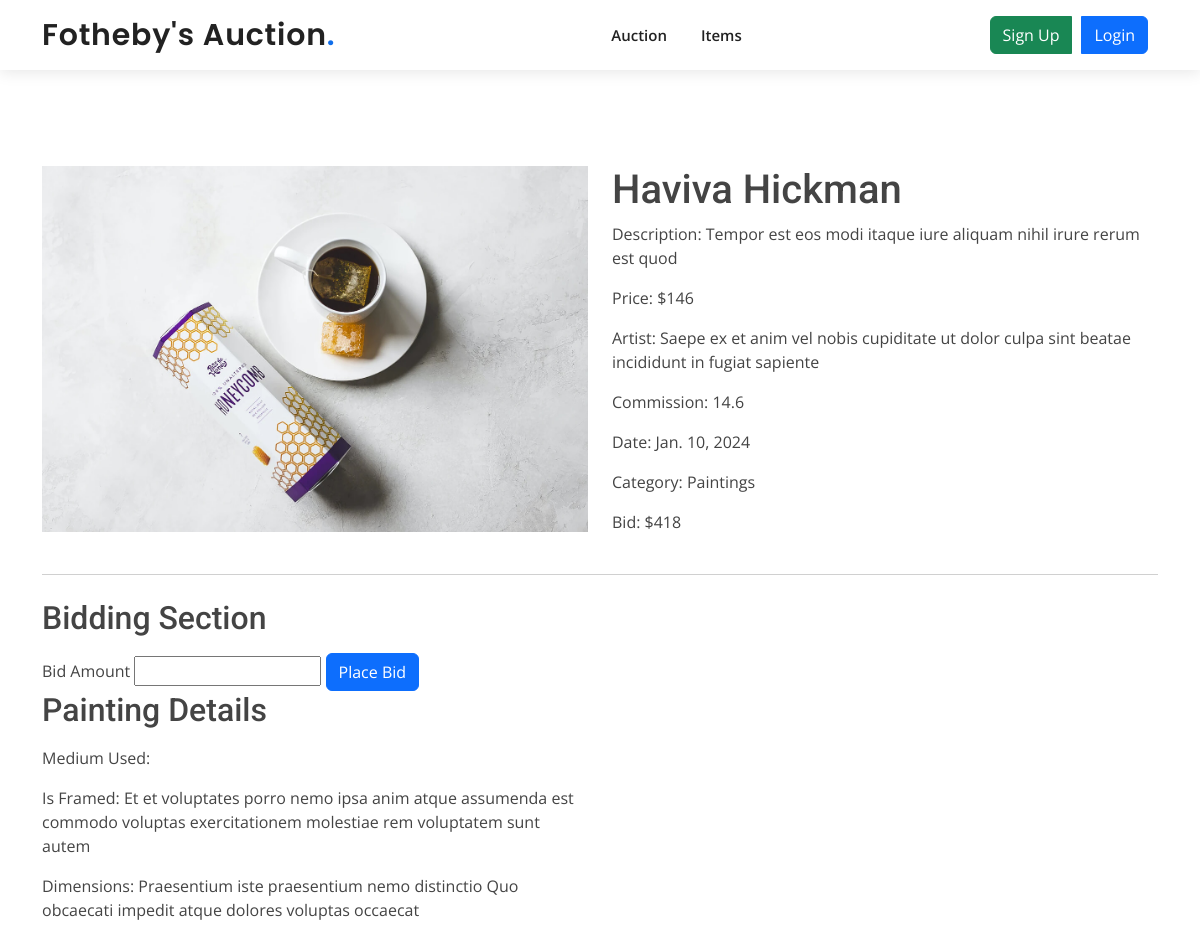
Page /item_view/16/ on the committed database.
### main/models.py (models this page shows, shortened)
class Item(models.Model):
    user = models.ForeignKey(settings.AUTH_USER_MODEL, on_delete=models.CASCADE, default=0)
    name = models.CharField(max_length=255)
    description = models.CharField(max_length=255)
    image = models.ImageField(upload_to='item_images/')
    price = models.CharField(max_length=255)
    artist = models.CharField(max_length=255)
    commission = models.CharField(max_length=255)
    date = models.DateField(null=True, blank=True)
    category = models.ForeignKey(Category, on_delete=models.CASCADE)
    drawing_medium = models.CharField(max_length=255, null=True, blank=True)
    dimensions = models.CharField(max_length=255, null=True, blank=True)
    material_used = models.CharField(max_length=255, null=True, blank=True)
    weight = models.CharField(max_length=255, null=True, blank=True)
    framed = models.CharField(max_length=255, null=True, blank=True)
    image_type = models.CharField(max_length=255, null=True, blank=True)

class Category(models.Model):
    name = models.CharField(max_length=255)

class Bid(models.Model):
    user = models.ForeignKey(settings.AUTH_USER_MODEL, on_delete=models.CASCADE, default=1)
    item_id = models.ForeignKey(Item, on_delete=models.CASCADE)
    bid_amount = models.IntegerField()
    STATUS_CHOICES = [
            ('pending', 'Pending'),
            ('sold', 'Sold'),
    ]
    status = models.CharField(max_length=50, choices=STATUS_CHOICES, default='pending')

### main/views.py (the view)
# urls.py: path('item_view/<int:myid>/', views.item_view, name='item_view'),
def item_view(request, myid):
    item = get_object_or_404(Item, id=myid)
    bids = Bid.objects.filter(item_id=item).order_by('-bid_amount')
    context = {'item': item, 'bids': bids}
    return render(request, 'item_view.html', context)

### templates/item_view.html (shortened to what this page needs)
{% extends 'index.html' %}
{% block boody %}
<div class="container mt-5">
    <div class="row">
        <div class="col-md-6">
            <img src="{{ item.image.url }}" class="img-fluid" alt="{{ item.name }}">
        </div>
        <div class="col-md-6">
            <h1>{{ item.name }}</h1>
            <p>Description: {{ item.description }}</p>
            <p>Price: ${{ item.price }}</p>
            <p>Artist: {{ item.artist }}</p>
            <p>Commission: {{ item.commission }}</p>
            <p>Date: {{ item.date }}</p>
            <p>Category: {{ item.category.name }}</p>
            <p>Bid:
                {% if bids %}
                    {% with highest_bid=bids|first %}
                        ${{ highest_bid.bid_amount }}
                    {% endwith %}
                {% else %}
                    No bids yet.
                {% endif %}
            </p>
        </div>
    </div>
    <hr class="my-4">
    <div class="row">
        <div class="col-md-6">
            <h2 class="mb-3">Bidding Section</h2>
            <form method="post" action="{% url 'bid_add' myid=item.id %}">
                <label for="bid_amount">Bid Amount</label>
                <input type="number" name="bid_amount" id="bid_amount" required>
                <button type="submit" class="btn btn-primary">Place Bid</button>
            </form>
        </div>
    </div>
    {% if item.category.name == 'Drawings' %}
    <div class="row">
        <div class="col-md-6">
            <h2 class="mb-3">Drawing Details</h2>
            <p>Drawing Medium: {{ item.drawing_medium }}</p>
            <p>Is Framed: {{ item.framed }}</p>
            <p>Dimensions: {{ item.dimensions }}</p>
        </div>
    </div>
{% elif item.category.name == 'Paintings' %}
    <div class="row">
        <div class="col-md-6">
            <h2 class="mb-3">Painting Details</h2>
            <p>Medium Used: {{ item.painting_medium }}</p>
            <p>Is Framed: {{ item.framed }}</p>
            <p>Dimensions: {{ item.dimensions }}</p>
        </div>
    </div>
{% endif %}
</div>
{% endblock %}

### templates/index.html (shortened to what this page needs)
<!DOCTYPE html>
<html lang="en">
<head>
{% load static %}
<link href="{% static 'assets/vendor/aos/aos.css' %}" rel="stylesheet">
<link href="{% static 'assets/vendor/bootstrap/css/bootstrap.min.css' %}" rel="stylesheet">
<link href="{% static 'assets/vendor/bootstrap-icons/bootstrap-icons.css' %}" rel="stylesheet">
<link href="{% static 'assets/vendor/boxicons/css/boxicons.min.css' %}" rel="stylesheet">
<link href="{% static 'assets/vendor/glightbox/css/glightbox.min.css' %}" rel="stylesheet">
<link href="{% static 'assets/vendor/swiper/swiper-bundle.min.css' %}" rel="stylesheet">
<link href="{% static 'assets/css/style.css' %}" rel="stylesheet">
</head>
<body>
  <header id="header" class="d-flex align-items-center">
        <div class="container d-flex align-items-center justify-content-between">
            <h1 class="logo"><a href="/auction">Fotheby's Auction<span>.</span></a></h1>
            <nav id="navbar" class="navbar">
                <ul>
                    <li><a class="nav-link scrollto" href="/auction">Auction</a></li>
                    <li><a class="nav-link scrollto" href="/item">Items</a></li>
                </ul>
            </nav>
            {% if user.is_authenticated %}
            <div class="btn-group">
                <a type="button" class="nav-link dropdown-toggle text-dark fw-bold" data-bs-toggle="dropdown"
                    aria-expanded="false">
                    Welcome, {{ request.user }}
                </a>
                <ul class="dropdown-menu">
                    <li><a class="dropdown-item" href="/admin">View Dashboard</a></li>
                    <li><a class="dropdown-item" href="/logout">Logout</a></li>
                </ul>
            </div>
            {% else %}
            <div class="btn-group">
                <a href="{% url 'to_register' %}" class="btn btn-success">Sign Up</a>
                <a href="{% url 'to_login' %}" class="btn btn-primary">Login</a>
            </div>
            {% endif %}
        </div>
    </header>
<br><br>
  {% block boody %} {% endblock %}
</body>
</html>

### static/assets/css/style.css (style rules this page uses)
body { font-family: "Open Sans", sans-serif; color: #444444; }
a { color: #106eea; text-decoration: none; }
h1, h2, h3, h4, h5, h6 { font-family: "Roboto", sans-serif; }
#header { background: #fff; transition: all 0.5s; z-index: 997; height: 86px; box-shadow: 0px 2px 15px rgba(0, 0, 0, 0.1); }
#header.fixed-top { height: 70px; }
#header .logo { font-size: 30px; margin: 0; padding: 0; line-height: 1; font-weight: 600; letter-spacing: 0.8px; font-family: "Poppins", sans-serif; }
#header .logo a { color: #222222; }
#header .logo a span { color: #106eea; }
.navbar { padding: 0; }
.navbar ul { margin: 0; padding: 0; display: flex; list-style: none; align-items: center; }
.navbar li { position: relative; }
.navbar>ul>li { white-space: nowrap; padding: 10px 0 10px 28px; }
.navbar a, .navbar a:focus { display: flex; align-items: center; justify-content: space-between; padding: 0 3px; font-size: 15px; font-weight: 600; color: #222222; white-space: nowrap; transition: 0.3s; position: relative; }
.navbar>ul>li>a:before { content: ""; position: absolute; width: 100%; height: 2px; bottom: -6px; left: 0; background-color: #106eea; visibility: hidden; width: 0px; transition: all 0.3s ease-in-out 0s; }

### templates/index.html (style rules this page uses)
.btn-group .btn { transition: background-color 0.3s ease-in-out; }
.btn-group .btn { margin-right: 10px; }

### rows in the picture
Item: image (picture), name "Haviva Hickman", description "Tempor est eos modi itaque iure aliquam nihil irure rerum est quod", price "146", artist "Saepe ex et anim vel nobis cupiditate ut dolor culpa sint beatae incididunt in fugiat sapiente", commission "14.6", date "Jan. 10, 2024", category.name "Paintings", framed "Et et voluptates porro nemo ipsa anim atque assumenda est commodo voluptas exercitationem molestiae rem voluptatem sunt autem", dimensions "Praesentium iste praesentium nemo distinctio Quo obcaecati impedit atque dolores voluptas occaecat"
Bid: bid_amount "418"
